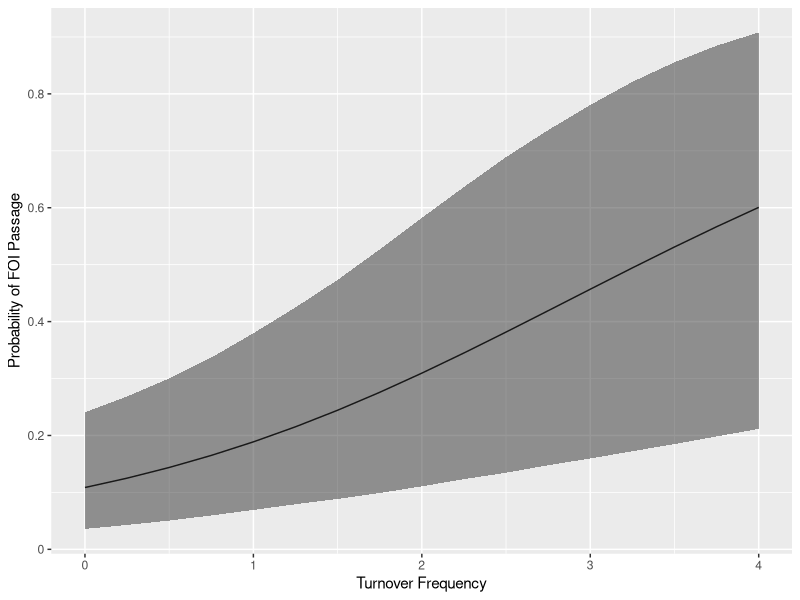

Generate this figure with R:

#Replication data for:
#Berliner, Daniel. 2014. The Political Origins of Transparency. The Journal of Politics, 76(2): 479-491.

setwd("~/Dropbox/Duke/Spring 2015/PS 733/Other/Berliner") 

data<-read.csv("FOI_passage_finaldata.csv", header=T)

#variable definitions
#CODE country code
#YEAR year
#DEVELOPING indicator for developing countries
#FOIPASS year of FOI law passage
#turnfreq frequency of turnover
#opp1vote vote share of largest opposition party
#oppvote vote share of all opposition parties
#opp1vote_dev change over time in opp1vote
#turnfreq1 turnover frequency in categories
#FOI_REGIONAL neighborhood context of FOI passage
#FOI_IGO inter-governmental organization context of FOI passage
#polity2 Polity2 democracy index
#NEWDEM new democracy indicator
#logINGO log INGO memberships
#CORRUPTION Transparency International CPI, average over time
#logtrade log trade per GDP
#loggdpcap log GDP per capita
#AID_DEPENDENCE log foreign aid per GDP
#IMFDUMMY use of IMF credit
#FHDEM Freedom House democracy measure
#checks veto players measure from DPI
#PRESSFREEDOM Freedom House freedom of the press
#PRES presidential systems from DPI
#FDISTOCK stock of inward FDI, from UNCTAD
#GDPGRTH GDP growth
#BATTLEDEATHS battle deaths
#INJUD judicial independence from CIRI
#yrcurnt years in office of current ruling party, from DPI


options(scipen=10)

#this function from Chris Adolph simcf package, available on his website
extractdata<-function (formula, data, extra = NULL, na.rm = FALSE) 
{
    subdata <- get_all_vars(formula, data)
    if (!is.null(extra)) {
        if (is.data.frame(extra)) {
            subdata <- cbind(subdata, extra)
        }
        else {
            if (any(class(extra) == "formula")) {
                subdata <- cbind(subdata, get_all_vars(extra, 
                  data))
            }
            else {
                stop("Extra must be a dataframe or formula object")
            }
        }
    }
    if (na.rm) 
        subdata <- na.omit(subdata)
    subdata
}


#data is all years all countries
#data_d is all years developing countries only
#data_s is post90 all countries
#data_ds is post90 developing only
data_d<-data[data$DEVELOPING==1,]
data_s<-data[data$YEAR>1989,]
data_ds<-data_d[data_d$YEAR>1989,]


#set which sample to use
data_x<-data_ds


###Models in main text of paper:

# .... removing code for models 1 through 4

#model 4: both
formula1<-FOIPASS ~ 
polity2 +
turnfreq +
opp1vote + 
NEWDEM +
logINGO +
CORRUPTION +
logtrade +
loggdpcap +
AID_DEPENDENCE +
IMFDUMMY  +
FOI_REGIONAL+
FOI_IGO

mdata1<-extractdata(formula1, data_x, extra=data_x[,c("CODE","YEAR")], na.rm = TRUE)
uc1<-unique(as.character(mdata1$CODE))
mdata1$yearsatrisk<-rep(NA,nrow(mdata1))
for(i in 1:length(uc1)){mdata1$yearsatrisk[mdata1$CODE==uc1[i]]<- 1:(length(mdata1$yearsatrisk[mdata1$CODE==uc1[i]])) }

formula1<-paste("FOIPASS","~", 
"polity2 +opp1vote + turnfreq +FOI_REGIONAL+ FOI_IGO+ NEWDEM  +logINGO+CORRUPTION +loggdpcap +logtrade + AID_DEPENDENCE +IMFDUMMY", sep="")

yearsatrisk_dummies <- model.matrix(~factor(mdata1$yearsatrisk)-1)
yearsatrisk_dummies<-yearsatrisk_dummies[,-1]
selectdata <- cbind(mdata1,yearsatrisk_dummies)
ddnames <- NULL
for (i in 1:ncol(yearsatrisk_dummies)) {
  formula1 <- paste(formula1,"+dd",i,sep="")
  ddnames <- c(ddnames,paste("dd",i,sep=""))
}
names(selectdata) <- c(names(mdata1),ddnames)

m4<-glm(as.formula(formula1), data=selectdata, family=binomial(link="logit"), control=glm.control(maxit=500))
summary(m4)

###############################################################
### My attempt to replicate figure 2

# Create scenario matrix for figure 2
data = read.csv('fulldata.csv')
data08 = data[data$YEAR==2008,] # Subset to 2008, so we can get mean 2008 levels
vars = names(coef(m4)); vars=vars[-1] # Pull out coefficients used in model 4, take out intercept
ivs = intersect(vars, names(data08))
simData = apply(data08[,ivs], 2, function(x){ mean(x, na.rm=TRUE) }) # Calculate mean of every variable in 2008

# IMF dummy and NEW dem should be set at median (Berliner doesnt do this but you should)
simData['IMFDUMMY'] = median(data08$IMFDUMMY, na.rm=T)
simData['NEWDEM'] = median(data08$NEWDEM, na.rm=T)

# Add duration dummies
ddums = rep(0, 18); names(ddums)=paste0('dd',1:18)
simData = c(simData, ddums)
simData['dd18'] = 1 # Set duration dependent dummy 18 to one

turnFreqRange = seq(0,4,.25) # Set up varying values for turnover frequency
scen = NULL ; for(ii in 1:length(turnFreqRange)){ scen=rbind(scen,simData) } # Expand scenario vector into matrix
scen[,'turnfreq'] = turnFreqRange # Replace mean turn over frequency value with varying values from 0 to 4
scen = cbind(1, scen) # Add intercept term
print(scen)

# Run sims
library(MASS) # load mass library for mvrnorm function
set.seed(6886) # set seed
sims=10000 # number of simulations
draws = mvrnorm(sims, coef(m4), vcov(m4)) # sample from multivariate normal
yVals = draws %*% t(scen) # Calculate predicted values
yProbs = 1/(1+exp(-yVals)) # Calculate predicted probabilities by applying logistic link function

# Get summary stats by scenario
info = function(x){ c( mean(x), quantile(x, probs=c(0.025, 0.975)) )  } # Function to calculate mean and 95% interval for every scenario
ySumm = t(apply(yProbs, 2, info)) # Apply function above to columns of yProbs matrix
colnames(ySumm)=c('mu','lo','hi') # Label columns

# Plot for gg
ggData = data.frame(turnFreqRange, ySumm, row.names=NULL) # Convert to dataframe for plotting

library(ggplot2) # load ggplot library
# Plot
tmp=ggplot(ggData, aes(x=turnFreqRange, y=mu, ymin=lo, ymax=hi))
tmp=tmp + geom_line() + geom_ribbon(alpha=.5)
tmp=tmp + scale_y_continuous(breaks=seq(0,1,.2), labels=seq(0,1,.2))
tmp=tmp + ylab('Probability of FOI Passage') + xlab('Turnover Frequency')
tmp
###############################################################